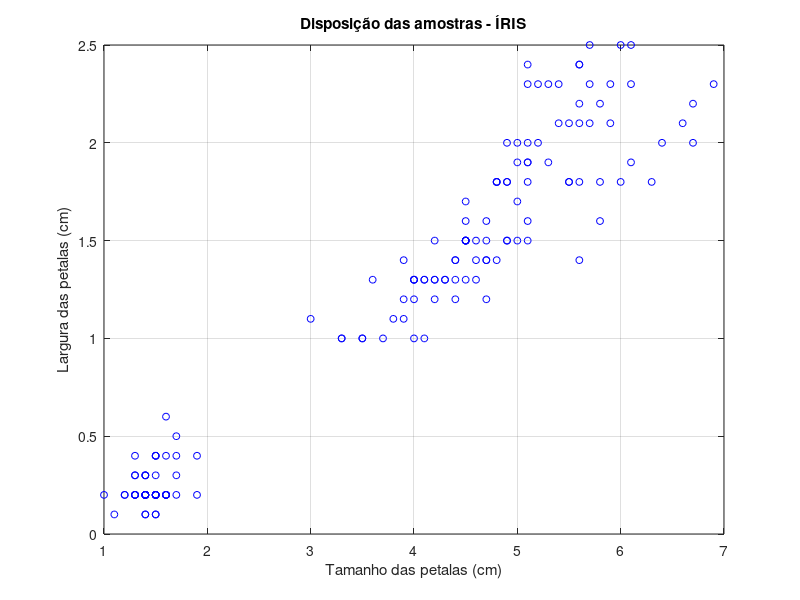
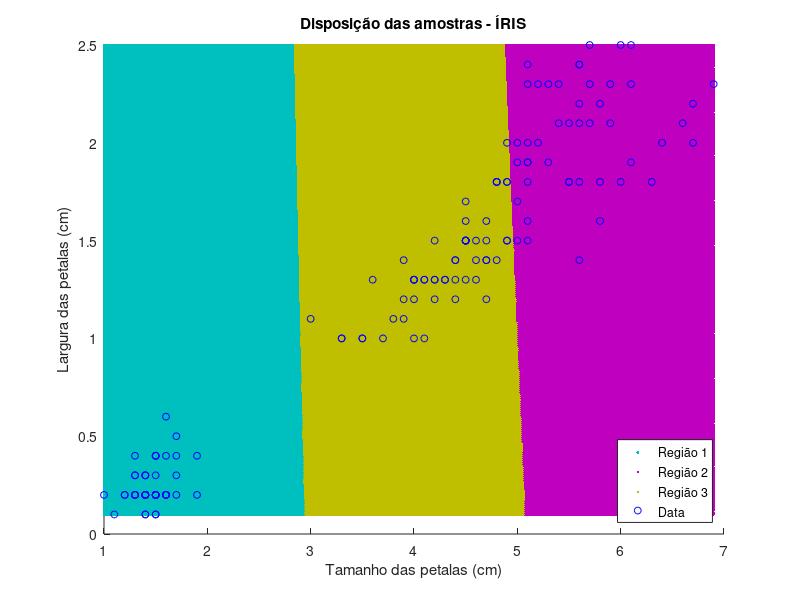

The MATLAB source for these figures, in order:
load fisheriris
X = meas(:,3:4);

figure;
plot(X(:,1),X(:,2),'bo','MarkerSize',5);
title 'Disposição das amostras - ÍRIS';
grid on
xlabel 'Tamanho das petalas (cm)';
ylabel 'Largura das petalas (cm)';

rng(1); % For reproducibility
[idx,C] = kmeans(X,3);

x1 = min(X(:,1)):0.01:max(X(:,1));
x2 = min(X(:,2)):0.01:max(X(:,2));
[x1G,x2G] = meshgrid(x1,x2);
XGrid = [x1G(:),x2G(:)]; % Defines a fine grid on the plot

idx2Region = kmeans(XGrid,3,'MaxIter',1,'Start',C);
    % Assigns each node in the grid to the closest centroid
    
    figure;
gscatter(XGrid(:,1),XGrid(:,2),idx2Region,...
    [0,0.75,0.75;0.75,0,0.75;0.75,0.75,0],'..');
hold on;
plot(X(:,1),X(:,2),'bo','MarkerSize',5);
title 'Disposição das amostras - ÍRIS';
xlabel 'Tamanho das petalas (cm)';
ylabel 'Largura das petalas (cm)';
legend('Região 1','Região 2','Região 3','Data','Location','SouthEast');
hold off;

